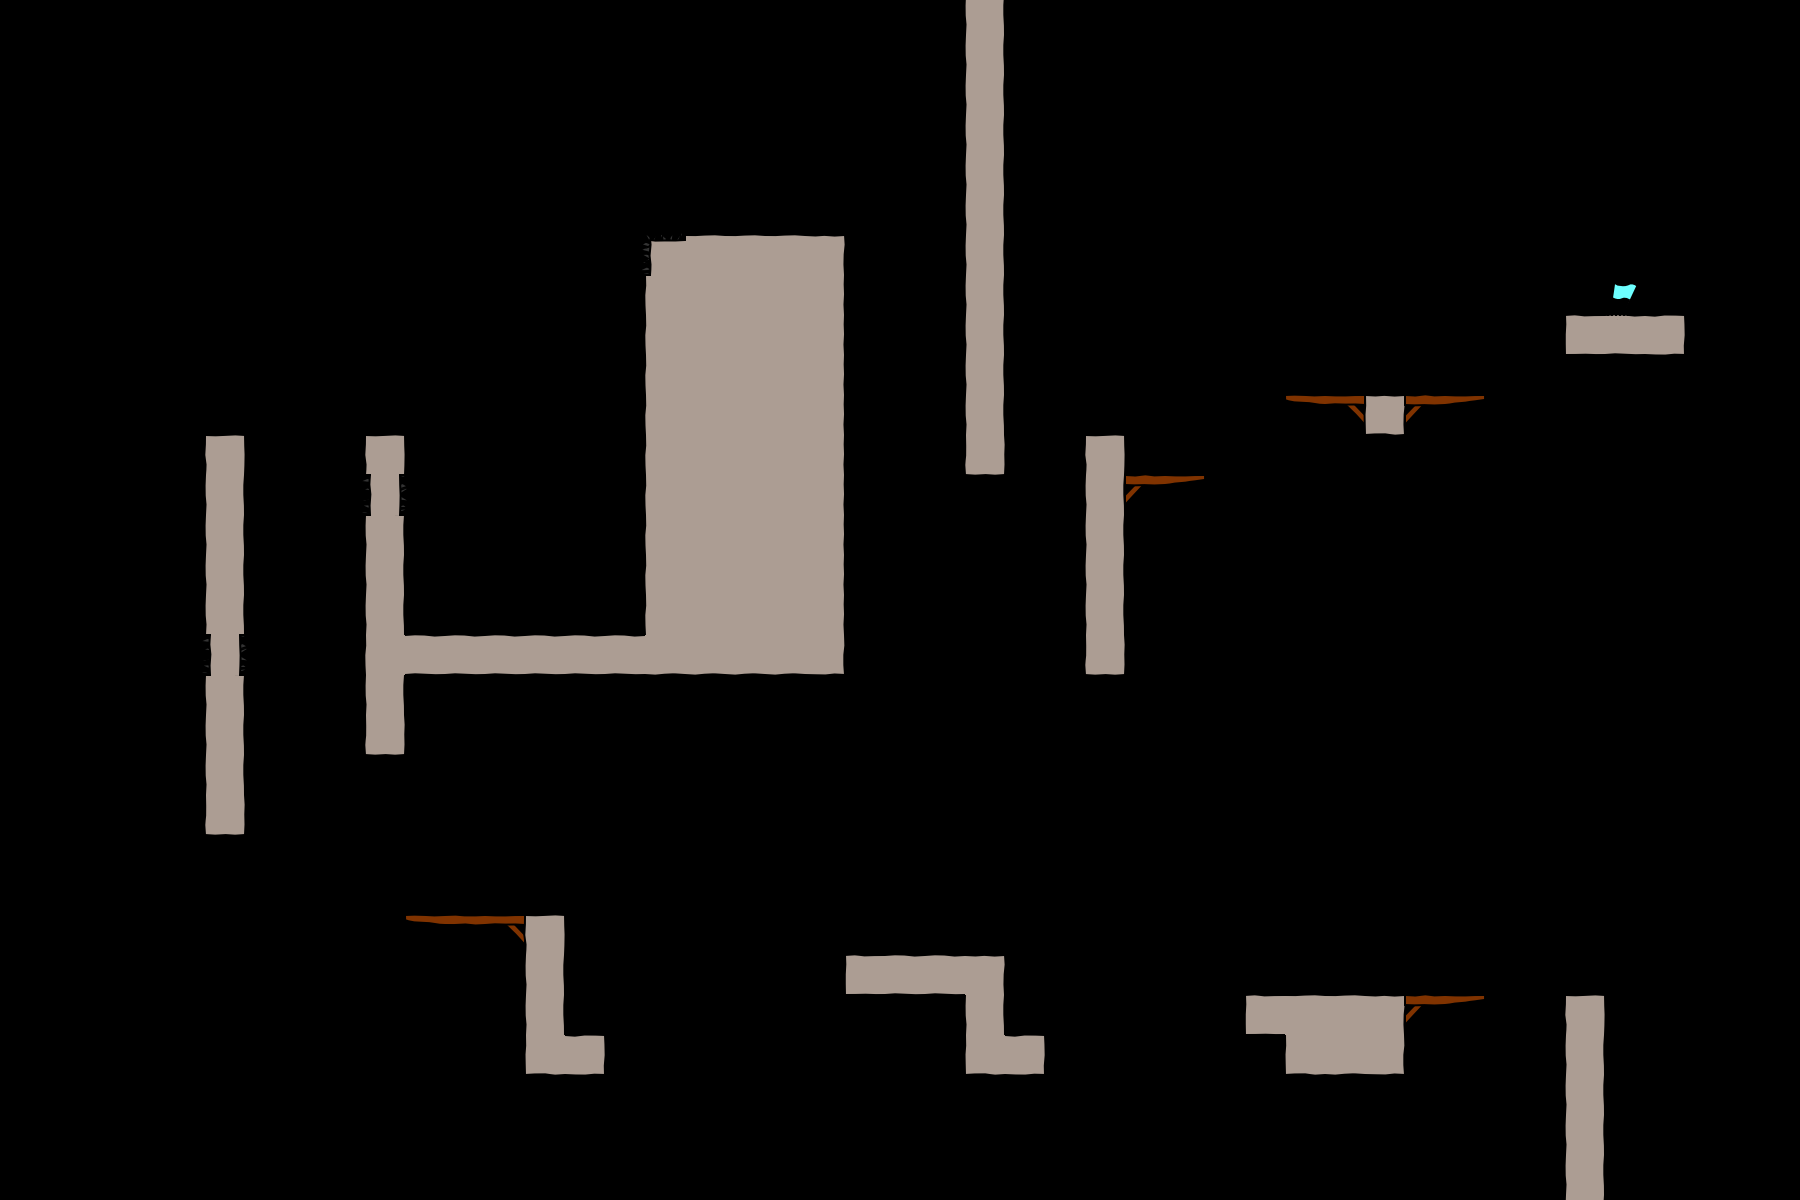

A level layout from a 2D game, rendered from its tile map. Below: a short description, then the map file with tile-grid data replaced by summaries:
An orthogonal 45x30 tile map with 40x40 px tiles, 3 tile layers (bg, objects, fg), 2 tilesets.

<map version="1.0" orientation="orthogonal" width="45" height="30" tilewidth="40" tileheight="40">
 <tileset firstgid="1" name="world1" tilewidth="50" tileheight="50">
  <image source="world1.png" width="400" height="400" />
 </tileset>
 <tileset firstgid="65" name="objectpalette" tilewidth="50" tileheight="50">
  <image source="objectpalette.png" width="400" height="400" />
 </tileset>
 <layer name="bg" width="45" height="40">
  <data>[1800 cells, 162 non-empty, 21 distinct tile ids]</data>
 </layer>
 <layer name="objects" width="45" height="40">
  <data>[1800 cells, 5 non-empty, 4 distinct tile ids]</data>
 </layer>
 <layer name="fg" width="45" height="40">
  <data>[1800 cells, 0 non-empty, 0 distinct tile ids]</data>
 </layer>
</map>
